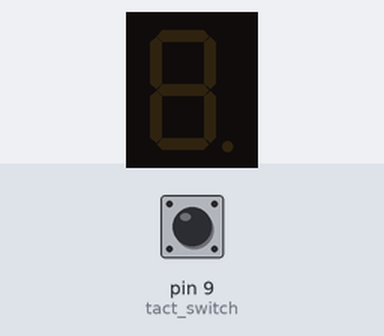
A sketch run on a simulated Arduino Uno, built with avr-gcc and run on an emulated ATmega328P. Parts: 1-digit seven-segment display. Wiring (inferred from the names in the program): 1-digit 7-segment display, segments lit when HIGH: segments pin 2, pin 3, pin 4, pin 5, pin 6, pin 7, pin 8. The test bench sets the inputs (shaded band); at power-on: pin 9 (tact_switch) LOW. The segment pins are drawn as the display they are named for.

Above: at 1.2 s.
1.3 s: pin 9 (tact_switch) pulled HIGH for 3.2 s
At 5.4 s:
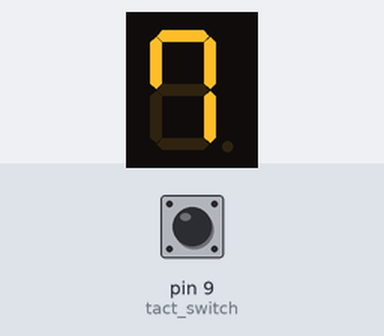
6.0 s: pin 9 (tact_switch) pulled HIGH for 0.15 s
At 6.7 s:
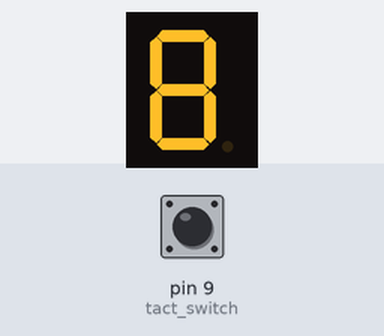
7.6 s: pin 9 (tact_switch) pulled HIGH for 1 s
At 9.5 s:
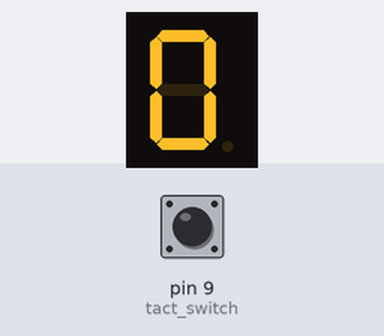
Timing chart, 0 to 11.0 s (numbered marks = the images above; inputs shaded):
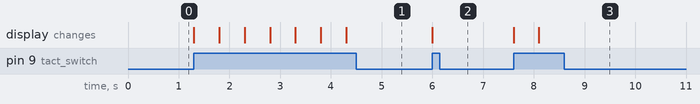

Measured:
- after the input at 1.3 s, the display: first changes at once (image 1 shows a later state)
- after the input at 6.0 s, the display: changes at once (image 2)
- after the input at 7.6 s, the display: first changes at once (image 3 shows a later state)

The sketch:

led_ex02.ino
```cpp
int led_a = 2;
int led_b = 3;
int led_c = 4;
int led_d = 5;
int led_e = 6;
int led_f = 7;
int led_g = 8;
int tact_switch = 9;
int on = HIGH;
int off = LOW;
int count = 0 ;

void setup() {
  pinMode(led_a, OUTPUT);
  pinMode(led_b, OUTPUT);
  pinMode(led_c, OUTPUT);
  pinMode(led_d, OUTPUT);
  pinMode(led_e, OUTPUT);
  pinMode(led_f, OUTPUT);
  pinMode(led_g, OUTPUT);
  pinMode(tact_switch, INPUT);
}

void loop() {

  if(digitalRead(tact_switch) == HIGH)
  {
    if(count == 9)
      count = 0 ;
    else
      count = count + 1;

    if(count == 0)
      setSegment(on, on, on, on, on, on, off);
    if(count == 1)
      setSegment(off, on, on, off, off, off, off);
    if(count == 2)
      setSegment(on, on, off, on, on, off, on);
    if(count == 3)
      setSegment(on, on, on, on, off, off, on);
    if(count == 4)
      setSegment(off, on, on, off, off, on, on);
    if(count == 5)
      setSegment(on, off, on, on, off, on, on);
    if(count == 6)
      setSegment(on, off, on, on, on, on, on);
    if(count == 7)
      setSegment(on, on, on, off, off, on, off);
    if(count == 8)
      setSegment(on, on, on, on, on, on, on);
    if(count == 9)
      setSegment(on, on, on, off, off, on, on);

    delay(500);
  }
}


void setSegment(int a, int b, int c, int d, int e, int f, int g) {
  digitalWrite(led_a, a);
  digitalWrite(led_b, b);
  digitalWrite(led_c, c);
  digitalWrite(led_d, d);
  digitalWrite(led_e, e);
  digitalWrite(led_f, f);
  digitalWrite(led_g, g);
}
```
